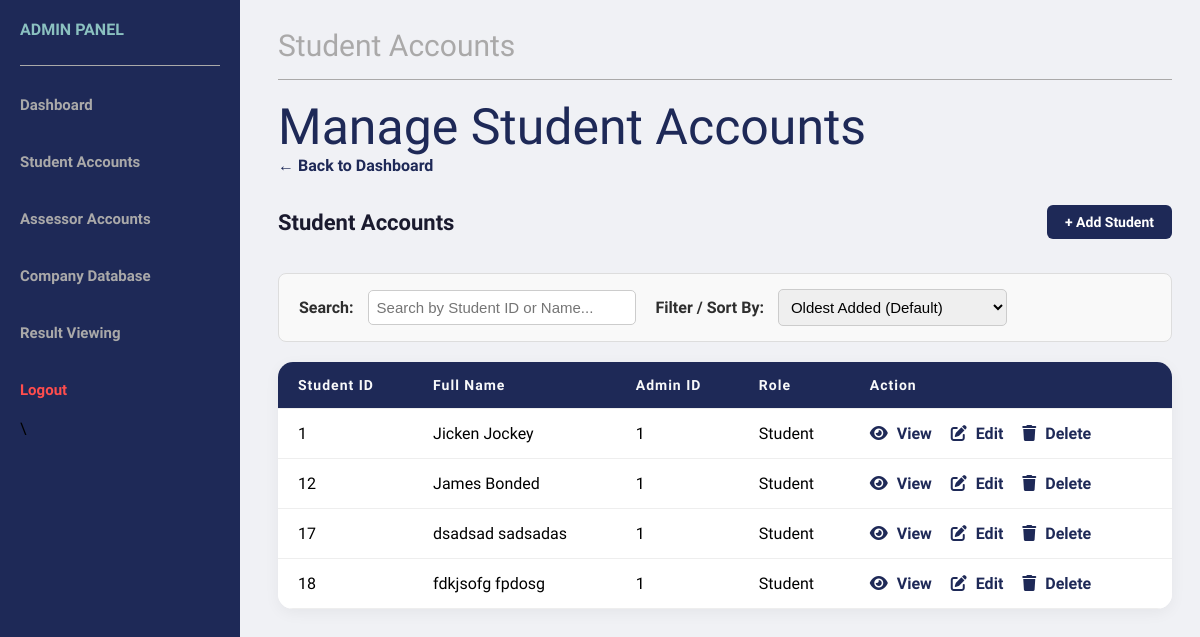
/AdminDashboard/Databases/StudentDatabase.php (signed in), run on an earlier commit of the app's database.
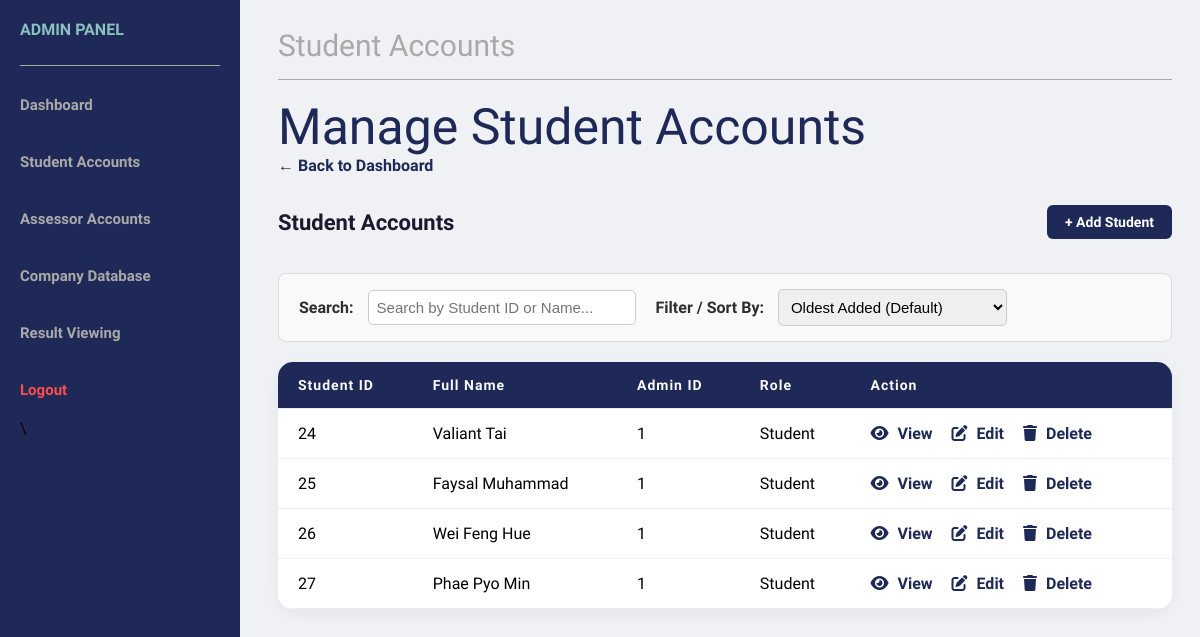
And on a later commit of the database.
### tables this page shows
CREATE TABLE `studentprofile` (
  `StudentProfileID` int(11) NOT NULL,
  `StudentAccountID` int(11) NOT NULL,
  `FirstName` varchar(100) NOT NULL,
  `LastName` varchar(100) NOT NULL,
  `ProgrammeCode` varchar(100) NOT NULL,
  `YearOfStudy` int(11) NOT NULL,
  `AssesorAccountIDLect` int(11) DEFAULT NULL,
  `AssesorAccountIDSuper` int(11) DEFAULT NULL
);

CREATE TABLE `studentaccountlist` (
  `StudentAccountID` int(11) NOT NULL,
  `Password` varchar(100) NOT NULL,
  `Username` varchar(100) NOT NULL,
  `AdminAccountID` int(11) NOT NULL
);

### ExecutePStatement.php (called while the page is built, shortened)
<?php
function executePreparedStatement($sql, $params) {
    global $conn;
    $stmt = $conn->prepare($sql);
    if (stripos($sql, "SELECT") === 0) {
        $stmt->execute();
        $result = $stmt->get_result();
    } else {
        $result = $stmt->execute();
    }
    return $result;
}
?>

### AdminDashboard/Databases/StudentDatabase.php (the view, shortened to what this page needs)
<?php
include '../../Connection.php';
include '../../ExecutePStatement.php';
$studentList = "SELECT sa.*, sp.FirstName, sp.LastName, sp.StudentProfileID FROM studentaccountlist sa
                LEFT JOIN studentprofile sp
                ON sa.StudentAccountID = sp.StudentAccountID";
$studentResult = executePreparedStatement($studentList, []);
?>
<!DOCTYPE html>
<html lang="en">
<head>
</head>
    <link rel="stylesheet" href="../../CssFiles/AdminDashBoard.css">
    <link rel="stylesheet" href="../../CssFiles/AdminTableStyle.css">
    <link rel="stylesheet" href="../../CssFiles/searchbar.css">
    <link rel="stylesheet" href="https://cdnjs.cloudflare.com/ajax/libs/font-awesome/6.5.1/css/all.min.css">
</head>
<body>
<body>
    <nav>
        <p> ADMIN PANEL</p>
        <hr>
        <a href="../../AdminDashboard.php">Dashboard</a><br>
        <a href="StudentDatabase.php" >Student Accounts</a><br>
        <a href="AssessorDatabase.php">Assessor Accounts</a><br>
        <a href="CompanyDatabase.php">Company Database</a><br>
        <a href="ResultsViewing.php">Result Viewing</a><br>
        <div id="logout">
        <a href="../../Logout.php" onclick="return confirm('Are you sure you want to logout?')">Logout</a>\
        </div>
    </nav>
    <main class = "main">
        <div id="title">Student Accounts </div>
        <hr>
        <header>Manage Student Accounts</header>
         <a onclick="window.location.href='../../AdminDashboard.php'" class="back-link">&larr; Back to Dashboard</a>
        <div class="page-header">
            <h1> Student Accounts </h1>
            <a href="../StudentFunctions/AddStudent.php" class="btn btn-primary">+ Add Student</a>
        </div>
        <div class="search-bar-container">
            <div>
                <label for="jsSearch">Search:</label>
                <input type="text" id="jsSearch" placeholder="Search by Student ID or Name..." onkeyup="applyFilters()">
            </div>
            <div>
                <label for="jsSort">Filter / Sort By:</label>
                <select id="jsSort" onchange="applyFilters()">
                    <option value="oldest">Oldest Added (Default)</option>
                </select>
            </div>
        </div>
            <table id="searchTable">
                <thead>
                    <tr>
                        <th> Student ID</th>
                        <th> Full Name</th>
                        <th> Admin ID</th>
                        <th> Role</th>
                        <th> Action</th>
                    </tr>
                </thead>
                <tbody>
                    <?php
                        while ($row = $studentResult->fetch_assoc()) {
                             $id = $row['StudentAccountID'];
                            $firstName = $row['FirstName'];
                            $lastName = $row['LastName'];
                            $user = "$firstName $lastName";
                            $adminID  = $row['AdminAccountID'];
                            echo "<tr class='search-row' data-id='$id' data-name='$user'>";
                            echo "<td>" . $id . "</td>";
                            echo "<td>" . $user . "</td>";
                            echo "<td>" . $adminID . "</td>";
                            echo "<td> Student </td>";
                            echo "<td>
                                <a href='../StudentFunctions/ViewStudent.php?id=" . $id . "'><i class='fa-solid fa-eye'></i> View</a>
                                <a href='../StudentFunctions/EditStudent.php?id=" . $id . "'><i class='fa-solid fa-pen-to-square'></i> Edit</a>
                                <a href='../StudentFunctions/DeleteStudent.php?id=" . $id . "'> <i class='fa-solid fa-trash'></i> Delete</a>
                                </td>";
                            echo "</tr>";
                        }
                    ?>
                </tbody>
            </table>
    </main>
</body>
</html>
</body>
</html>

What changed in the data, as far as the page shows it:
removed studentprofile: StudentAccountID.StudentAccountID "1", user "Jicken Jockey", StudentAccountID.AdminAccountID "1"
removed studentprofile: StudentAccountID.StudentAccountID "12", user "James Bonded", StudentAccountID.AdminAccountID "1"
removed studentprofile: StudentAccountID.StudentAccountID "17", user "dsadsad sadsadas", StudentAccountID.AdminAccountID "1"
removed studentprofile: StudentAccountID.StudentAccountID "18", user "fdkjsofg fpdosg", StudentAccountID.AdminAccountID "1"
added studentprofile: StudentAccountID.StudentAccountID "24", user "Valiant Tai", StudentAccountID.AdminAccountID "1"
added studentprofile: StudentAccountID.StudentAccountID "25", user "Faysal Muhammad", StudentAccountID.AdminAccountID "1"
added studentprofile: StudentAccountID.StudentAccountID "26", user "Wei Feng Hue", StudentAccountID.AdminAccountID "1"
added studentprofile: StudentAccountID.StudentAccountID "27", user "Phae Pyo Min", StudentAccountID.AdminAccountID "1"
